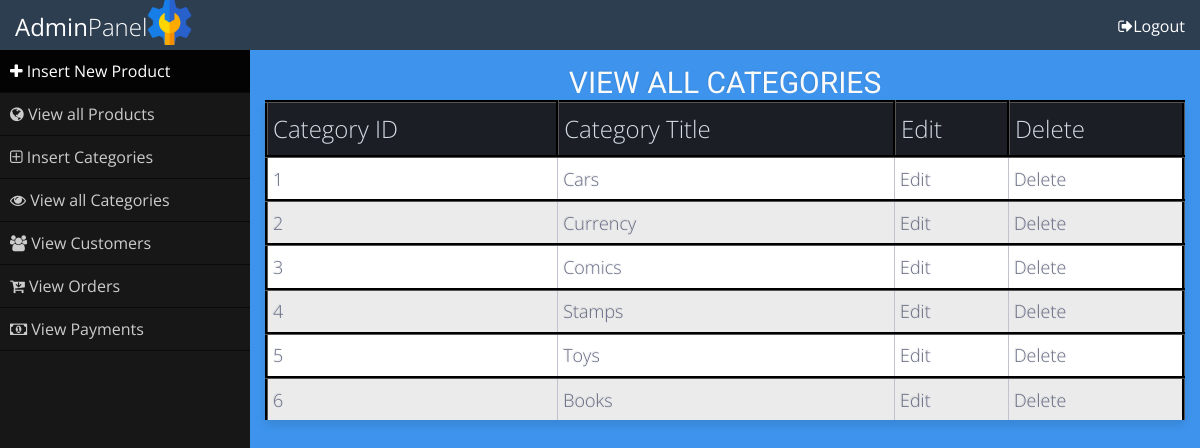
The page /admin_area/index.php?view_cats (signed in) on the database its author committed.
### tables this page shows
CREATE TABLE `categories` (
  `cat_id` int(10) NOT NULL,
  `cat_title` text NOT NULL
);

### admin_area/view_cats.php (the view, shortened to what this page needs)
<!DOCTYPE html>
<html>
<head>
</head>
<body>
<div class="table-title">
		<h3> View All Categories</h3>
	</div>
<table class="table-fill">
	<tr>
		<th class="text-left">Category ID</th>
		<th class="text-left">Category Title</th>
		<th class="text-left">Edit</th>
		<th class="text-left">Delete</th>
	</tr>
	<?php
	include("includes/db.php");
	$get_cats = "select * from categories";
	$run_cats = mysqli_query($con, $get_cats);
	while($row_cats = mysqli_fetch_array($run_cats)){
		$cat_id = $row_cats['cat_id'];
		$cat_title = $row_cats['cat_title'];
	?>
	<tr>
		<td class="text-left"><?php echo $cat_id; ?></td>
		<td class="text-left"><?php echo $cat_title; ?></td>
		<td class="text-left"><a href="index.php?edit_cat=<?php echo $cat_id; ?>">Edit</a></td>
		<td class="text-left"><a href="delete_cat.php?delete_cat=<?php echo $cat_id; ?>">Delete</a></td>
	</tr>
	<?php } ?>
</table>
</body>
</html>

### admin_area/styles/style.css (style rules this page uses)
* { margin: 0; padding: 0; box-sizing: border-box; }
body { font-family: 'Open Sans', sans-serif; }
a { text-decoration: none; }
div.table-title { display: block; margin: auto; max-width: 600px; width: 100%; text-align: center; }
.table-title h3 { color: #fafafa; font-size: 30px; font-weight: 400; font-style:normal; font-family: "Roboto", helvetica, arial, sans-serif; text-shadow: -1px -1px 1px rgba(0, 0, 0, 0.1); text-transform:uppercase; }
.table-fill { background: white; border-radius:3px; border-collapse: collapse; height: 320px; margin: auto; max-width: 1300px; padding:5px; width: 100%; box-shadow: 0 5px 10px rgba(0, 0, 0, 0.1); animation: float 5s infinite; }
th { color:#D5DDE5;; background:#1b1e24; border-bottom:4px solid #9ea7af; border-right: 1px solid #343a45; font-size:24px; font-weight: 100; padding:5px; text-align:left; text-shadow: 0 1px 1px rgba(0, 0, 0, 0.1); vertical-align:middle; }
th:first-child { border-top-left-radius:3px; }
th:last-child { border-top-right-radius:3px; border-right:none; }
tr { border-top: 1px solid #C1C3D1; border-bottom-: 1px solid #C1C3D1; color:#666B85; font-size:16px; font-weight:normal; text-shadow: 0 1px 1px rgba(256, 256, 256, 0.1); }
tr:first-child { border-top:none; }
tr:last-child { border-bottom:none; }
tr:nth-child(odd) td { background:#EBEBEB; }
tr:last-child td:first-child { border-bottom-left-radius:3px; }
tr:last-child td:last-child { border-bottom-right-radius:3px; }
td { background:#FFFFFF; padding:5px; text-align:left; vertical-align:middle; font-weight:300; font-size:18px; text-shadow: -1px -1px 1px rgba(0, 0, 0, 0.1); border-right: 1px solid #C1C3D1; }
td:last-child { border-right: 0px; }
th.text-left { text-align: left; }
td.text-left { text-align: left; }
td a { text-decoration: none; color: #666B85; }

### admin_area/view_cats.php (style rules this page uses)
tr,th { border:3px groove #000; }

### rows shown on the page
categories: cat_id "1", cat_title "Cars"
categories: cat_id "2", cat_title "Currency"
categories: cat_id "3", cat_title "Comics"
categories: cat_id "4", cat_title "Stamps"
categories: cat_id "5", cat_title "Toys"
categories: cat_id "6", cat_title "Books"
